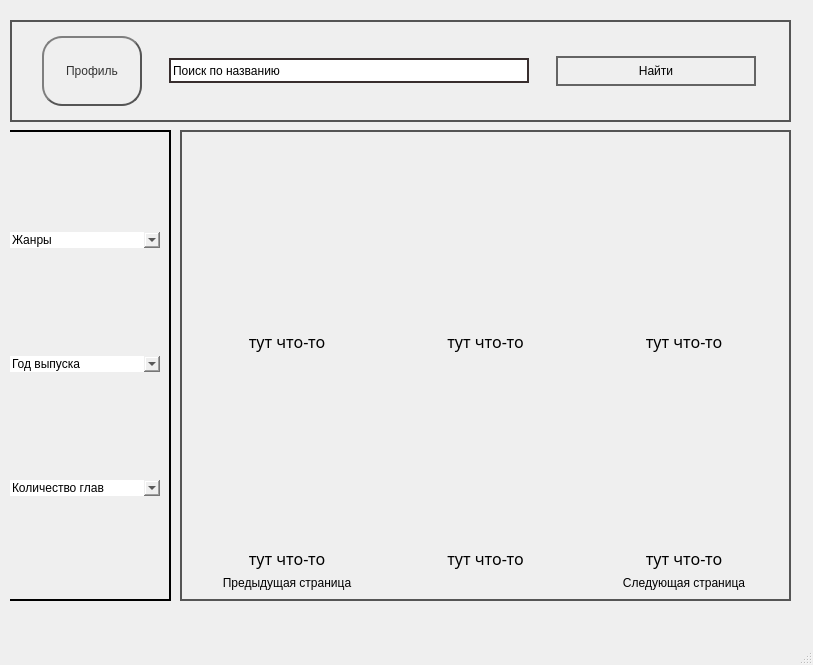
<?xml version="1.0" encoding="UTF-8"?>
<ui version="4.0">
 <class>MainWindow</class>
 <widget class="QMainWindow" name="MainWindow">
  <property name="geometry">
   <rect>
    <x>0</x>
    <y>0</y>
    <width>813</width>
    <height>665</height>
   </rect>
  </property>
  <property name="windowTitle">
   <string>MainWindow</string>
  </property>
  <widget class="QWidget" name="centralwidget">
   <widget class="QFrame" name="gridFrame">
    <property name="geometry">
     <rect>
      <x>180</x>
      <y>130</y>
      <width>611</width>
      <height>471</height>
     </rect>
    </property>
    <property name="styleSheet">
     <string notr="true"> border: 2px solid #555;</string>
    </property>
    <layout class="QGridLayout" name="mangamenu">
     <item row="0" column="1">
      <widget class="QLabel" name="label_3">
       <property name="minimumSize">
        <size>
         <width>0</width>
         <height>200</height>
        </size>
       </property>
       <property name="font">
        <font>
         <family>Noto Sans Devanagari Cn XBd</family>
         <pointsize>12</pointsize>
        </font>
       </property>
       <property name="styleSheet">
        <string notr="true"> border: 0px solid #555;</string>
       </property>
       <property name="text">
        <string>тут что-то</string>
       </property>
       <property name="alignment">
        <set>Qt::AlignBottom|Qt::AlignHCenter</set>
       </property>
      </widget>
     </item>
     <item row="0" column="0">
      <widget class="QLabel" name="label">
       <property name="font">
        <font>
         <family>Noto Sans Devanagari Cn XBd</family>
         <pointsize>12</pointsize>
        </font>
       </property>
       <property name="styleSheet">
        <string notr="true"> border: 0px solid #555;</string>
       </property>
       <property name="text">
        <string>тут что-то</string>
       </property>
       <property name="alignment">
        <set>Qt::AlignBottom|Qt::AlignHCenter</set>
       </property>
      </widget>
     </item>
     <item row="1" column="1">
      <widget class="QLabel" name="label_5">
       <property name="minimumSize">
        <size>
         <width>0</width>
         <height>200</height>
        </size>
       </property>
       <property name="font">
        <font>
         <family>Noto Sans Devanagari Cn XBd</family>
         <pointsize>12</pointsize>
        </font>
       </property>
       <property name="styleSheet">
        <string notr="true"> border: 0px solid #555;</string>
       </property>
       <property name="text">
        <string>тут что-то</string>
       </property>
       <property name="alignment">
        <set>Qt::AlignBottom|Qt::AlignHCenter</set>
       </property>
      </widget>
     </item>
     <item row="2" column="0">
      <layout class="QHBoxLayout" name="horizontalLayout_3" stretch="0">
       <property name="sizeConstraint">
        <enum>QLayout::SetDefaultConstraint</enum>
       </property>
       <property name="bottomMargin">
        <number>0</number>
       </property>
       <item>
        <widget class="QPushButton" name="pushButton_4">
         <property name="styleSheet">
          <string notr="true"> border: 0px solid #555;</string>
         </property>
         <property name="text">
          <string>Предыдущая страница</string>
         </property>
        </widget>
       </item>
      </layout>
     </item>
     <item row="1" column="0">
      <widget class="QLabel" name="label_2">
       <property name="font">
        <font>
         <family>Noto Sans Devanagari Cn XBd</family>
         <pointsize>12</pointsize>
        </font>
       </property>
       <property name="styleSheet">
        <string notr="true"> border: 0px solid #555;</string>
       </property>
       <property name="text">
        <string>тут что-то</string>
       </property>
       <property name="alignment">
        <set>Qt::AlignBottom|Qt::AlignHCenter</set>
       </property>
      </widget>
     </item>
     <item row="2" column="2">
      <layout class="QHBoxLayout" name="horizontalLayout_2" stretch="0">
       <property name="sizeConstraint">
        <enum>QLayout::SetDefaultConstraint</enum>
       </property>
       <property name="bottomMargin">
        <number>0</number>
       </property>
       <item>
        <widget class="QPushButton" name="pushButton_2">
         <property name="styleSheet">
          <string notr="true"> border: 0px solid #555;</string>
         </property>
         <property name="text">
          <string>Следующая страница</string>
         </property>
        </widget>
       </item>
      </layout>
     </item>
     <item row="1" column="2">
      <widget class="QLabel" name="label_6">
       <property name="font">
        <font>
         <family>Noto Sans Devanagari Cn XBd</family>
         <pointsize>12</pointsize>
        </font>
       </property>
       <property name="styleSheet">
        <string notr="true"> border: 0px solid #555;</string>
       </property>
       <property name="text">
        <string>тут что-то</string>
       </property>
       <property name="alignment">
        <set>Qt::AlignBottom|Qt::AlignHCenter</set>
       </property>
      </widget>
     </item>
     <item row="0" column="2">
      <widget class="QLabel" name="label_4">
       <property name="font">
        <font>
         <family>Noto Sans Devanagari Cn XBd</family>
         <pointsize>12</pointsize>
        </font>
       </property>
       <property name="styleSheet">
        <string notr="true"> border: 0px solid #555;</string>
       </property>
       <property name="text">
        <string>тут что-то</string>
       </property>
       <property name="alignment">
        <set>Qt::AlignBottom|Qt::AlignHCenter</set>
       </property>
      </widget>
     </item>
    </layout>
   </widget>
   <widget class="QWidget" name="verticalWidget" native="true">
    <property name="geometry">
     <rect>
      <x>10</x>
      <y>130</y>
      <width>161</width>
      <height>471</height>
     </rect>
    </property>
    <property name="styleSheet">
     <string notr="true">QWidget{
    color: rgb(0, 0, 0);
 	border: 2px solid;
	border-left: 0px
}</string>
    </property>
    <layout class="QVBoxLayout" name="all_buttons">
     <item>
      <widget class="QComboBox" name="comboBox">
       <property name="maximumSize">
        <size>
         <width>150</width>
         <height>16777215</height>
        </size>
       </property>
       <property name="styleSheet">
        <string notr="true"> border: 0px solid #555;</string>
       </property>
       <property name="editable">
        <bool>true</bool>
       </property>
       <property name="currentText">
        <string>Жанры</string>
       </property>
      </widget>
     </item>
     <item>
      <widget class="QComboBox" name="comboBox_3">
       <property name="maximumSize">
        <size>
         <width>150</width>
         <height>16777215</height>
        </size>
       </property>
       <property name="layoutDirection">
        <enum>Qt::LeftToRight</enum>
       </property>
       <property name="styleSheet">
        <string notr="true"> border: 0px solid #555;</string>
       </property>
       <property name="editable">
        <bool>true</bool>
       </property>
       <property name="currentText">
        <string>Год выпуска</string>
       </property>
      </widget>
     </item>
     <item>
      <widget class="QComboBox" name="comboBox_2">
       <property name="maximumSize">
        <size>
         <width>150</width>
         <height>16777215</height>
        </size>
       </property>
       <property name="styleSheet">
        <string notr="true"> border: 0px solid #555;</string>
       </property>
       <property name="editable">
        <bool>true</bool>
       </property>
       <property name="currentText">
        <string>Количество глав</string>
       </property>
      </widget>
     </item>
    </layout>
   </widget>
   <widget class="QFrame" name="horizontalFrame">
    <property name="geometry">
     <rect>
      <x>10</x>
      <y>20</y>
      <width>781</width>
      <height>102</height>
     </rect>
    </property>
    <property name="styleSheet">
     <string notr="true"> border: 2px solid #555;</string>
    </property>
    <layout class="QHBoxLayout" name="horizontalLayout">
     <item>
      <widget class="QPushButton" name="pushButton">
       <property name="minimumSize">
        <size>
         <width>100</width>
         <height>70</height>
        </size>
       </property>
       <property name="maximumSize">
        <size>
         <width>100</width>
         <height>70</height>
        </size>
       </property>
       <property name="styleSheet">
        <string notr="true">QPushButton {
    color: #333;
    border: 2px solid #555;
    border-radius: 20px;
    border-style: outset;
    background: qradialgradient(
        cx: 0.3, cy: -0.4, fx: 0.3, fy: -0.4,
        radius: 1.35, stop: 0 #fff, stop: 1 #888
        );
    padding: 5px;
    }

QPushButton:hover {
    background: qradialgradient(
        cx: 0.3, cy: -0.4, fx: 0.3, fy: -0.4,
        radius: 1.35, stop: 0 #fff, stop: 1 #bbb
        );
    }

QPushButton:pressed {
    border-style: inset;
    background: qradialgradient(
        cx: 0.4, cy: -0.1, fx: 0.4, fy: -0.1,
        radius: 1.35, stop: 0 #fff, stop: 1 #ddd
        );
    }</string>
       </property>
       <property name="text">
        <string>Профиль</string>
       </property>
       <property name="iconSize">
        <size>
         <width>32</width>
         <height>32</height>
        </size>
       </property>
      </widget>
     </item>
     <item>
      <widget class="QLineEdit" name="lineEdit">
       <property name="maximumSize">
        <size>
         <width>360</width>
         <height>25</height>
        </size>
       </property>
       <property name="styleSheet">
        <string notr="true"> border: 2px solid rgb(56, 46, 46);</string>
       </property>
       <property name="text">
        <string>Поиск по названию</string>
       </property>
       <property name="alignment">
        <set>Qt::AlignLeading|Qt::AlignLeft|Qt::AlignVCenter</set>
       </property>
      </widget>
     </item>
     <item>
      <widget class="QPushButton" name="pushButton_3">
       <property name="maximumSize">
        <size>
         <width>200</width>
         <height>30</height>
        </size>
       </property>
       <property name="styleSheet">
        <string notr="true"> border: 2px solid rgb(100, 100, 100);</string>
       </property>
       <property name="text">
        <string>Найти</string>
       </property>
      </widget>
     </item>
    </layout>
   </widget>
  </widget>
  <widget class="QMenuBar" name="menubar">
   <property name="geometry">
    <rect>
     <x>0</x>
     <y>0</y>
     <width>813</width>
     <height>19</height>
    </rect>
   </property>
  </widget>
  <widget class="QStatusBar" name="statusbar"/>
 </widget>
 <resources/>
 <connections/>
</ui>
